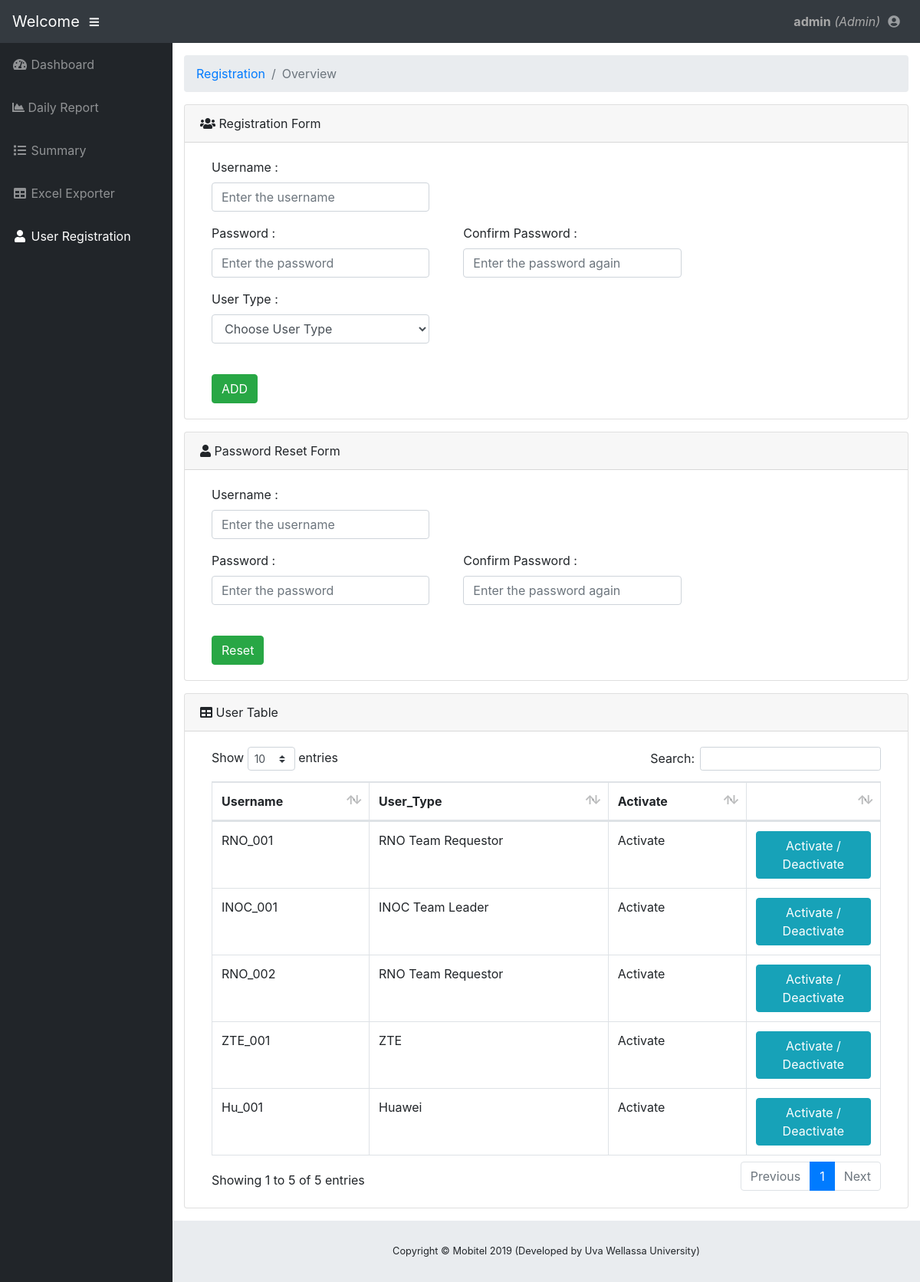
/Registration.php (signed in), run on the app's committed database.
### tables this page shows
CREATE TABLE IF NOT EXISTS `cbm_user_account` (
  `user_id` int(11) NOT NULL AUTO_INCREMENT,
  `user_name` varchar(255) NOT NULL,
  `user_type` int(1) NOT NULL,
  `password` varchar(255) NOT NULL,
  `activated` int(1) NOT NULL,
  PRIMARY KEY (`user_id`),
  UNIQUE KEY `user_name` (`user_name`)
);

### Registration.php (the view, shortened to what this page needs)
<!DOCTYPE html>
<html lang="en">
<head>
  <link href="vendor/fontawesome-free/css/all.min.css" rel="stylesheet" type="text/css">
  <link href="vendor/datatables/dataTables.bootstrap4.css" rel="stylesheet">
  <link href="css/sb-admin.css" rel="stylesheet">
</head>
<body id="page-top">
  <nav class="navbar navbar-expand navbar-dark bg-dark static-top">
    <a class="navbar-brand mr-1" href="">Welcome</a>
    <button class="btn btn-link btn-sm text-white order-1 order-sm-0" id="sidebarToggle" href="#">
      <i class="fas fa-bars"></i>
    </button>
    <?php include 'common/nav.php'; ?>
  <div id="wrapper">
    <ul class="sidebar navbar-nav">
      <li class="nav-item">
        <a class="nav-link" href="Admin_dashboard.php">
          <i class="fas fa-fw fa-tachometer-alt"></i>
          <span>Dashboard</span>
        </a>
      </li>
      <li class="nav-item">
        <a class="nav-link" href="Admin_Summary.php">
          <i class="fas fa-chart-area"></i>
          <span>Daily Report</span></a>
      </li>
      <li class="nav-item">
        <a class="nav-link" href="new_summary.php">
          <i class="fas fa-fw fa-list"></i>
          <span>Summary</span>
        </a>
      </li>
      <li class="nav-item">
        <a class="nav-link" href="Report.php">
          <i class="fas fa-fw fa-table"></i>
          <span>Excel Exporter</span></a>
      </li>
      <li class="nav-item active">
        <a class="nav-link" href="Registration.php">
          <i class="fas fa-fw fa-user"></i>
          <span>User Registration</span>
        </a>
      </li>
    </ul>
    <div id="content-wrapper">
      <div class="container-fluid">
        <ol class="breadcrumb">
          <li class="breadcrumb-item">
            <a href="">Registration</a>
          </li>
          <li class="breadcrumb-item active">Overview</li>
        </ol>
        <div class="card col-xl-12 col-sm-12 mb-3">
          <div class="card-header">
            <i class="fas fa-users"></i>
            Registration Form</div>
          <div class="card-body">
            <form method="post" action="">
              <div class="form-row">
                <div class="col-md-4 mb-3">
                  <label>Username :</label>
                  <input type="text" name="name" class="form-control" placeholder="Enter the username" maxlength="10" required>
                </div>
              </div>
              <div class="form-row">
                <div class="col-md-4 mb-3">
                  <label>Password :</label>
                  <input type="password" name="password1" class="form-control" placeholder="Enter the password" maxlength="30" required>
                </div>
                <div style="padding-right: 34px;">
                </div>
                <div class="col-md-4 mb-3">
                  <label>Confirm Password :</label>
                  <input type="password" name="password2" class="form-control" placeholder="Enter the password again" maxlength="30" required>
                </div>
              </div>
              <div class="form-row">
                <div class="col-md-4 mb-3">
                  <label>User Type :</label>
                  <select class="form-control" name="type" required>
                    <option value="" disabled selected>Choose User Type</option>
                  </select>
                </div>
              </div>
              <br>
              <input class="btn btn-success" type=submit value="ADD" name="submit1">
            </form>
          </div>
        </div>
        <div class="card col-xl-12 col-sm-12 mb-3">
          <div class="card-header">
            <i class="fas fa-user"></i>
            Password Reset Form</div>
          <div class="card-body">
            <form method="post" action="">
              <div class="form-row">
                <div class="col-md-4 mb-3">
                  <label>Username :</label>
                  <input type="text" name="username" id="username" class="form-control" placeholder="Enter the username" maxlength="10" required>
                </div>
              </div>
              <div class="form-row">
                <div class="col-md-4 mb-3">
                  <label>Password :</label>
                  <input type="password" name="pwd1" id="pwd1" class="form-control" placeholder="Enter the password" maxlength="30" required>
                </div>
                <div style="padding-right: 34px;">
                </div>
                <div class="col-md-4 mb-3">
                  <label>Confirm Password :</label>
                  <input type="password" name="pwd2" id="pwd2" class="form-control" placeholder="Enter the password again" maxlength="30" required>
                </div>
              </div>
              <br>
              <input class="btn btn-success" type=submit value="Reset" name="Reset">
            </form>
          </div>
        </div>
        <div class="card col-xl-12 col-sm-12 mb-3">
          <div class="card-header">
            <i class="fas fa-table"></i>
            User Table</div>
          <div class="card-body">
            <div class="table-responsive">
              <?php
              require_once('connect.php');
              $qry = "SELECT * FROM cbm_user_account WHERE `user_type`='2' OR `user_type`='3' OR `user_type`='4' OR `user_type`='5'";
              echo '<table class="table table-bordered" id="dataTable" width="100%" cellspacing="0">
              <thead>
                  <tr>
                  <th>Username</th>
                  <th>User_Type</th>
                  <th>Activate</th>
                  <th width="20%"></th>
                  </tr>
             </thead>';
              if ($res = $con->query($qry)) {
                while ($row = $res->fetch_assoc()) {
                  $field1name = $row["user_name"];
                  $field2name = $row["user_type"];
                  $field3name = $row["activated"];
                  if ($field2name == '2') {
                    echo "<tr>
                                <td>" . $field1name . "</td>
                                <td>RNO Team Requestor</td>";
                    if ($field3name == '1') {
                      echo "<td>Activate</td><td><a href=\"activate.php?id=" . $row['user_id'] . "&active=" . $row['activated'] . "\" type='button' class='btn btn-info'>Activate / Deactivate</a>
                                  </td>
                                  </tr>";
                    } else {
                      echo "<td>Deactivate</td><td><a href=\"activate.php?id=" . $row['user_id'] . "&active=" . $row['activated'] . "\" type='button' class='btn btn-info'>Activate / Deactivate</a>
                                  </td>
                                  </tr>";
                    }
                  } else if ($field2name == '3') {
                    echo "<tr>
                                <td>" . $field1name . "</td>
                                <td>INOC Team Leader</td>";
                    if ($field3name == '1') {
                      echo "<td>Activate</td><td><a href=\"activate.php?id=" . $row['user_id'] . "&active=" . $row['activated'] . "\" type='button' class='btn btn-info'>Activate / Deactivate</a>
                                  </td>
                                  </tr>";
                    } else {
                      echo "<td>Deactivate</td><td><a href=\"activate.php?id=" . $row['user_id'] . "&active=" . $row['activated'] . "\" type='button' class='btn btn-info'>Activate / Deactivate</a>
                                  </td>
                                  </tr>";
                    }
                  } else if ($field2name == '4') {
                    echo "<tr>
                            <td>" . $field1name . "</td>
                            <td>ZTE</td>";
                    if ($field3name == '1') {
                      echo "<td>Activate</td><td><a href=\"activate.php?id=" . $row['user_id'] . "&active=" . $row['activated'] . "\" type='button' class='btn btn-info'>Activate / Deactivate</a>
                              </td>
                              </tr>";
                    } else {
                      echo "<td>Deactivate</td><td><a href=\"activate.php?id=" . $row['user_id'] . "&active=" . $row['activated'] . "\" type='button' class='btn btn-info'>Activate / Deactivate</a>
                              </td>
                              </tr>";
                    }
                  } else if ($field2name == '5') {
                    echo "<tr>
                            <td>" . $field1name . "</td>
                            <td>Huawei</td>";
                    if ($field3name == '1') {
                      echo "<td>Activate</td><td><a href=\"activate.php?id=" . $row['user_id'] . "&active=" . $row['activated'] . "\" type='button' class='btn btn-info'>Activate / Deactivate</a>
                              </td>
                              </tr>";
                    } else {
                      echo "<td>Deactivate</td><td><a href=\"activate.php?id=" . $row['user_id'] . "&active=" . $row['activated'] . "\" type='button' class='btn btn-info'>Activate / Deactivate</a>
                              </td>
                              </tr>";
                    }
                  } else {
                    echo "<tr><td>Undefined User</td></tr>";
                  }
                }
              }
              ?></table>
            </div>
          </div>
        </div>
      </div>
      <footer class="sticky-footer">
        <div class="container my-auto">
          <div class="copyright text-center my-auto">
            <span>Copyright © Mobitel 2019 (Developed by Uva Wellassa University)</span>
          </div>
        </div>
      </footer>
    </div>
  </div>
</body>
</html>

### Registration.php (style rules this page uses)
table tr:not(:first-child) { cursor: pointer; transition: all .25s ease-in-out; }

### data on the page
cbm_user_account: user_name "RNO_001"
cbm_user_account: user_name "INOC_001"
cbm_user_account: user_name "RNO_002"
cbm_user_account: user_name "ZTE_001"
cbm_user_account: user_name "Hu_001"

### other printed values
$_SESSION['user_name'] "admin"
$_SESSION['user_type'] "Admin"
